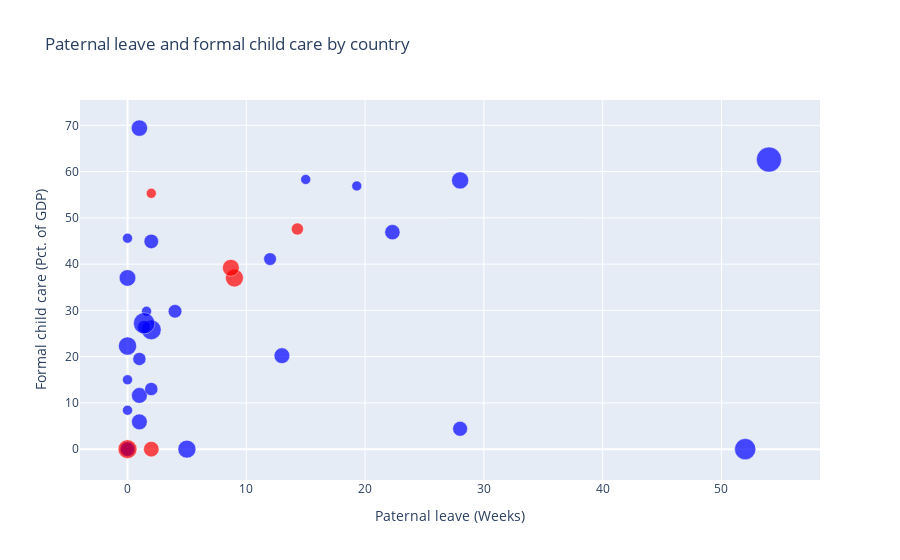

Notebook cell for this chart:
### Code cell
highlighted_countries = ['Denmark', 'Sweden', 'Finland', 'Germany','United Kingdom','United States']

# Create a color map for the markers
marker_colors = df_merged['Country'].apply(lambda country: 'red' if country in highlighted_countries else 'blue')

fig = go.Figure()

fig.add_trace(go.Scatter(
    x=df_merged['Father_leave'],
    y=df_merged['Formal_child_care'],
    mode='markers',
    marker=dict(
        size=df_merged['Gender_gap'],
        sizemode='area',
        sizeref=0.1,
        sizemin=5,
        color=marker_colors,  # Set the marker color based on the color map
        opacity=0.7,  # Set the opacity to make the markers semi-transparent
        line=dict(width=0.5, color='white'),  # Add a white border around the markers
    ),
    text=df_merged['Country'],
))

# Set the plot layout
fig.update_layout(
    title='Paternal leave and formal child care by country',
    xaxis_title='Paternal leave (Weeks)',
    yaxis_title='Formal child care (Pct. of GDP)',
)

# Display the plot in an interactive window
fig.show()

### Figure 1 — Plotly figure (JSON) as saved in the notebook; plotly's stock layout.template omitted (floating-point values rounded to 4 significant figures)
{"data": [{"marker": {"color": ["blue", "blue", "blue", "blue", "blue", "blue", "blue", "blue", "blue", "blue", "red", "blue", "blue", "blue", "red", "blue", "red", "blue", "blue", "blue", "blue", "blue", "blue", "blue", "blue", "blue", "blue", "blue", "blue", "blue", "blue", "red", "blue", "red", "red"], "line": {"color": "white", "width": 0.5}, "opacity": 0.7, "size": [10.5, 12.4, 1.2, 2.6, 16.1, 8.6, 2.7, 3, 16.6, 12.4, 5, 19.6, 11.8, 10.5, 16, 14.6, 14.2, 12.4, 8.7, 22.5, 31.5, 22.7, 9.3, 13.3, 4.6, 4.8, 8.7, 11.7, 3.3, 11, 8.1, 7.4, 13.8, 12, 17.7], "sizemin": 5, "sizemode": "area", "sizeref": 0.1}, "mode": "markers", "text": ["Australia", "Austria", "Belgium", "Bulgaria", "Canada", "Chile", "Colombia", "Costa Rica", "Cyprus", "Czech Republic", "Denmark", "Estonia", "Euro area", "European Union 27", "Finland", "France", "Germany", "Hungary", "Italy", "Japan", "Korea", "Latvia", "Lithuania", "Netherlands", "New Zealand", "Norway", "Poland", "Portugal", "Romania", "Slovak Republic", "Spain", "Sweden", "Switzerland", "United Kingdom", "United States"], "type": "scatter", "x": [2, 13, 19.3, 0, 5, 1, 1.6, 0, 0, 1, 2, 2, 0, 0, 9, 28, 8.7, 1, 1.4, 52, 54, 1.4, 4, 1, 0, 15, 2, 22.3, 0, 28, 12, 14.3, 0, 2, 0], "y": [44.9, 20.2, 56.9, 15, 0, 19.5, 29.8, 0, 22.3, 5.9, 55.3, 25.8, 0, 0, 37, 58.1, 39.2, 11.6, 26.4, 0, 62.6, 27.2, 29.8, 69.4, 45.6, 58.3, 13, 46.9, 8.4, 4.4, 41.1, 47.6, 37, 0, 0]}], "layout": {"title": {"text": "Paternal leave and formal child care by country"}, "xaxis": {"title": {"text": "Paternal leave (Weeks)"}}, "yaxis": {"title": {"text": "Formal child care (Pct. of GDP)"}}}}
